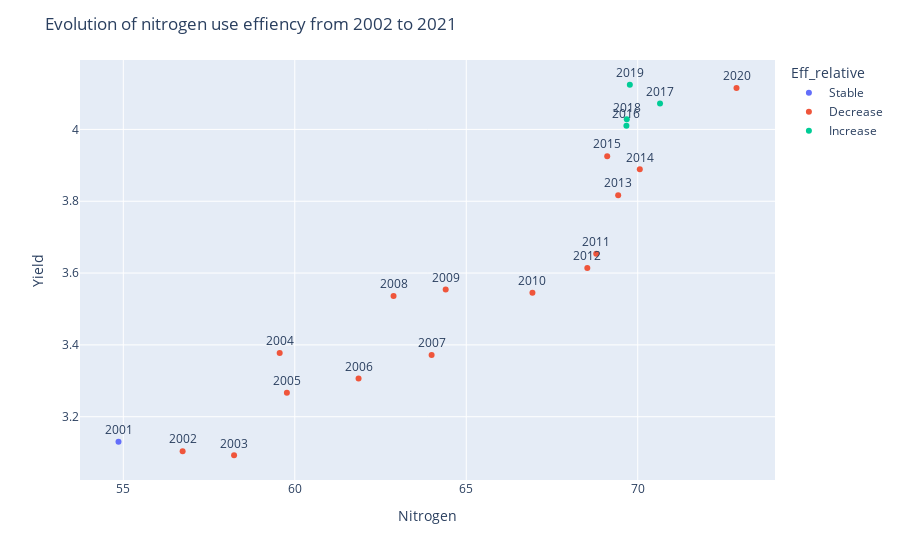

Source (notebook cell):
### Code cell
import numpy as np

#Create a new column to measure the efficiency
newdf1['Efficiency'] = newdf1['Yield']/newdf1['Nitrogen']

#newdf1.info()

#newdf1.head()

#wordl_eff_2001 = print(newdf1.iloc[1]['Efficiency'])

#Define conditions for an overview of the evolution of the nitrogen use efficiency since 2001

conditions = [
    (newdf1['Efficiency']== newdf1.iloc[0]['Efficiency']),
    (newdf1['Efficiency'] < newdf1.iloc[0]['Efficiency']),
    (newdf1['Efficiency'] > newdf1.iloc[0]['Efficiency']),
]

#define results
results= ['Stable','Decrease','Increase']

#Create new column based on conditions
newdf1['Eff_relative'] = np.select(conditions, results)

print(newdf1)

#plot the above information
import plotly.express as px

fig = px.scatter(newdf1, x='Nitrogen', y='Yield', text ='Year', color='Eff_relative')
fig.update_traces (textposition = 'top center')
fig.update_layout (title_text= 'Evolution of nitrogen use effiency from 2002 to 2021')
fig.show()

### Figure 1 — Plotly figure (JSON) as saved in the notebook; plotly's stock layout.template omitted (floating-point values rounded to 4 significant figures)
{"data": [{"hovertemplate": "Eff_relative=Stable<br>Nitrogen=%{x}<br>Yield=%{y}<br>Year=%{text}<extra></extra>", "legendgroup": "Stable", "marker": {"color": "#636efa", "symbol": "circle"}, "mode": "markers+text", "name": "Stable", "orientation": "v", "showlegend": true, "text": [2001], "textposition": "top center", "type": "scatter", "x": [54.86], "xaxis": "x", "y": [3.13], "yaxis": "y"}, {"hovertemplate": "Eff_relative=Decrease<br>Nitrogen=%{x}<br>Yield=%{y}<br>Year=%{text}<extra></extra>", "legendgroup": "Decrease", "marker": {"color": "#EF553B", "symbol": "circle"}, "mode": "markers+text", "name": "Decrease", "orientation": "v", "showlegend": true, "text": [2002, 2003, 2004, 2005, 2006, 2007, 2008, 2009, 2010, 2011, 2012, 2013, 2014, 2015, 2020], "textposition": "top center", "type": "scatter", "x": [56.73, 58.23, 59.56, 59.77, 61.86, 63.99, 62.88, 64.4, 66.93, 68.79, 68.53, 69.43, 70.06, 69.11, 72.88], "xaxis": "x", "y": [3.104, 3.093, 3.377, 3.267, 3.307, 3.372, 3.536, 3.554, 3.545, 3.654, 3.614, 3.817, 3.889, 3.926, 4.115], "yaxis": "y"}, {"hovertemplate": "Eff_relative=Increase<br>Nitrogen=%{x}<br>Yield=%{y}<br>Year=%{text}<extra></extra>", "legendgroup": "Increase", "marker": {"color": "#00cc96", "symbol": "circle"}, "mode": "markers+text", "name": "Increase", "orientation": "v", "showlegend": true, "text": [2016, 2017, 2018, 2019], "textposition": "top center", "type": "scatter", "x": [69.67, 70.65, 69.68, 69.77], "xaxis": "x", "y": [4.01, 4.072, 4.028, 4.124], "yaxis": "y"}], "layout": {"legend": {"title": {"text": "Eff_relative"}, "tracegroupgap": 0}, "margin": {"t": 60}, "title": {"text": "Evolution of nitrogen use effiency from 2002 to 2021"}, "xaxis": {"anchor": "y", "domain": [0, 1], "title": {"text": "Nitrogen"}}, "yaxis": {"anchor": "x", "domain": [0, 1], "title": {"text": "Yield"}}}}
